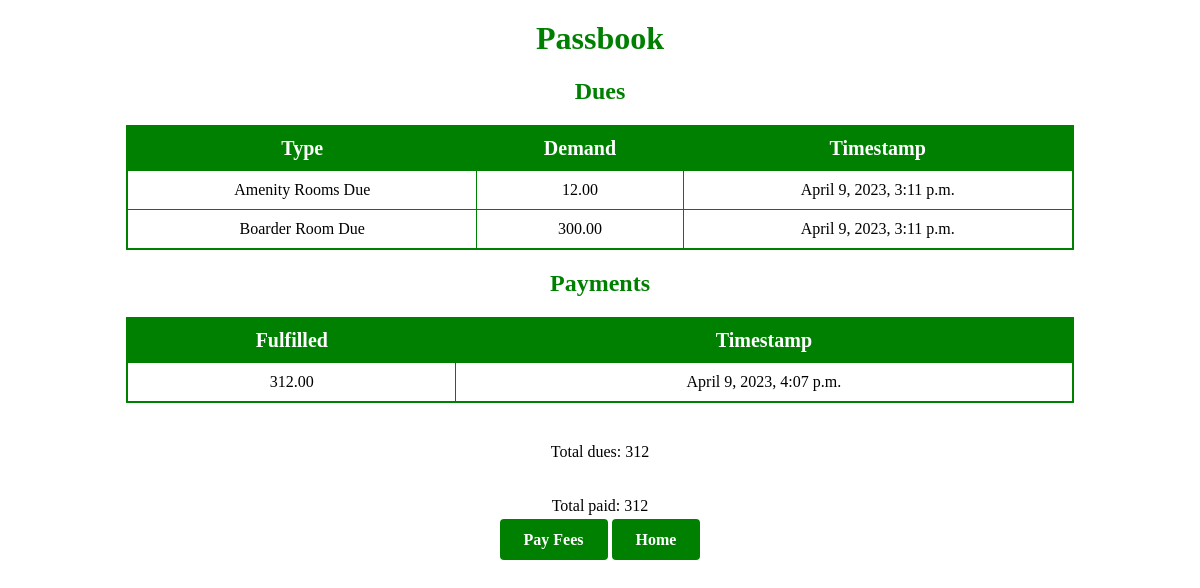
/passbook/ (signed in), run on an earlier commit of the app's database.
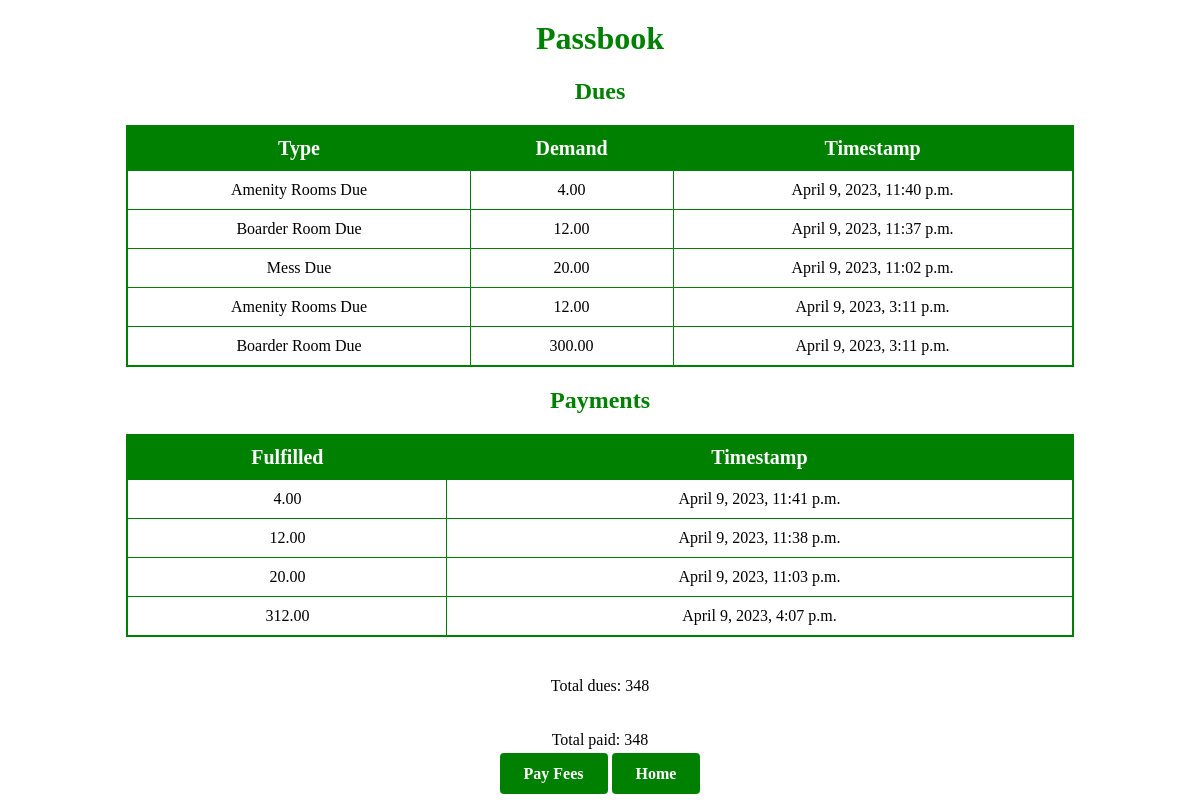
And on a later commit of the database.
### main/models.py (models this page shows, shortened)
class Due(models.Model):
    TYPE = [
        ('mess', 'Mess Due'),
        ('boarderRoom', 'Boarder Room Due'),
        ('amenityRooms', 'Amenity Rooms Due'),
    ]
    timestamp = models.DateTimeField("Timestamp", blank = False, auto_now_add = True)
    demand = models.DecimalField("Demand", blank = False, default = 0, max_digits = 8, decimal_places = 2)
    type = models.CharField("Type", max_length = 100, choices = TYPE, blank = False, default = 'mess')
    passbook = models.ForeignKey(Passbook, on_delete = models.CASCADE, related_name = "dues", blank = False)

class Payment(models.Model):
    timestamp = models.DateTimeField("Timestamp", blank = False, auto_now_add = True)
    fulfilled = models.DecimalField("Fulfilled", blank = False, default = 0, max_digits = 8, decimal_places = 2)
    passbook = models.ForeignKey(Passbook, on_delete = models.CASCADE, related_name = "payments", blank = False)

### main/views.py (the view)
# urls.py: path("passbook/", views.passbook, name = "passbook"),
@login_required(login_url = "main-login")
def passbook(request):
    if request.user.role != "student":
        return redirect("index")
    student = request.user.student
    passbook = student.passbook
    dues = passbook.dues.order_by('-timestamp')
    payments = passbook.payments.order_by('-timestamp')
    total_due = dues.aggregate(total=Sum('demand'))['total']
    total_paid = payments.aggregate(total=Sum('fulfilled'))['total']
    context = {
        'dues': dues,
        'payments': payments,
        'total_due': total_due,
        'total_paid': total_paid,
    }
    return render(request, 'studentIndex/passbook.html', context)

### main/templates/studentIndex/passbook.html (shortened to what this page needs)
<!DOCTYPE html>
<html>
<head>
</head>
<body>
	<h1>Passbook</h1>
	<h2>Dues</h2>
	<table>
		<thead>
			<tr>
				<th>Type</th>
				<th>Demand</th>
				<th>Timestamp</th>
			</tr>
		</thead>
		<tbody>
			{% for due in dues %}
			<tr>
				<td>{{ due.get_type_display }}</td>
				<td>{{ due.demand }}</td>
				<td>{{ due.timestamp }}</td>
			</tr>
			{% endfor %}
		</tbody>
	</table>
	<h2>Payments</h2>
	<table>
		<thead>
			<tr>
				<th>Fulfilled</th>
				<th>Timestamp</th>
			</tr>
		</thead>
		<tbody>
			{% for payment in payments %}
			<tr>
				<td>{{ payment.fulfilled }}</td>
				<td>{{ payment.timestamp }}</td>
			</tr>
			{% endfor %}
		</tbody>
	</table>
	<div class = "container">
		<p>Total dues: {{ total_due }}</p>
		<p>Total paid: {{ total_paid }}</p>
		<div>
    		<a href="{% url 'pay' %}" class = "button">Pay Fees</a>
			<a href="{% url 'index' %}" class = "button">Home</a>
		</div>
	</div>
</body>
</html>

What changed in the data, as far as the page shows it:
added Due: type "Amenity Rooms Due", demand "4.00", timestamp "April 9, 2023, 11:40 p.m."
added Due: type "Boarder Room Due", demand "12.00", timestamp "April 9, 2023, 11:37 p.m."
added Due: type "Mess Due", demand "20.00", timestamp "April 9, 2023, 11:02 p.m."
added Payment: fulfilled "4.00", timestamp "April 9, 2023, 11:41 p.m."
added Payment: fulfilled "12.00", timestamp "April 9, 2023, 11:38 p.m."
added Payment: fulfilled "20.00", timestamp "April 9, 2023, 11:03 p.m."
Also different on the page:
{{ total_due }}: "312" → "348"
{{ total_paid }}: "312" → "348"
